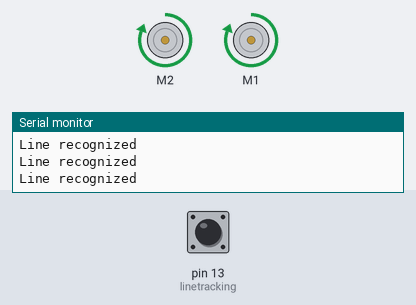
Bench run of a sketch on a simulated Arduino Uno, built with avr-gcc and run on an emulated ATmega328P. Parts: 2 × DC motor (green arrow = forward, orange = backward, longer = faster), the last lines printed to the serial monitor. The inputs (shaded band) are chosen by the test bench; at power-on: pin 13 (linetracking) HIGH.

Above: at 6.2 s.
6.3 s: pin 13 (linetracking) driven LOW
At 8.3 s:
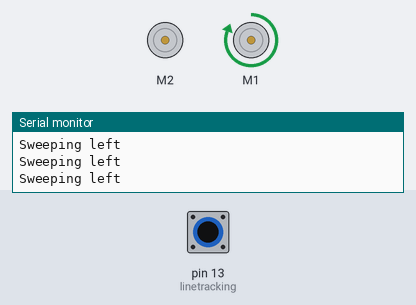
8.8 s: pin 13 (linetracking) driven HIGH
At 9.4 s:
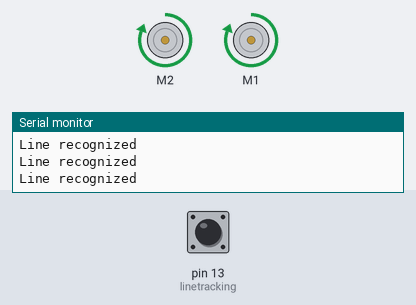
11.8 s: pin 13 (linetracking) pulsed LOW 2 times (0.12 s each, 0.3 s apart)
At 12.17 s:
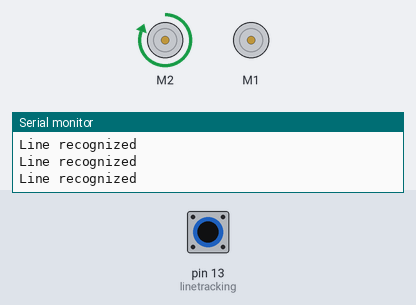
15.4 s: pin 13 (linetracking) pulsed LOW 5 times (0.12 s each, 0.3 s apart)
At 17.3 s:
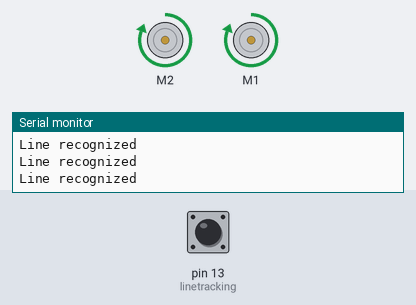
Timing chart, 0 to 18.8 s (numbered marks = the images above; inputs shaded):
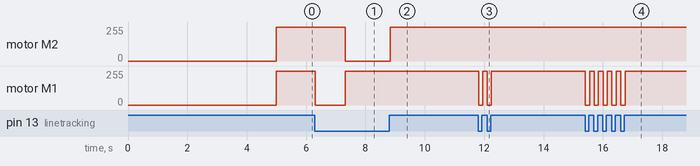

Measured:
- after the input at 6.3 s, motor M2: forward 255/255 → stopped after 1.0 s; motor M1: forward 255/255 → stopped at once, → forward 255/255 1.0 s later
- after the input at 8.8 s, motor M2: stopped → forward 255/255 after 0.03 s instead of 0.53 s; motor M1: stays forward 255/255 (without the input it goes to stopped after 0.53 s)
- after the input at 11.8 s, motor M1: alternates forward 255/255 for 0.16 s and stopped for 0.13 s, 4 changes in all, then stays forward 255/255, starting at once
- after the input at 15.4 s, motor M1: alternates forward 255/255 for 0.16 s and stopped for 0.14 s, 10 changes in all, then stays forward 255/255, starting at once

The sketch:

Track_Finding.ino
```cpp
#include <AFMotor.h>
int linetracking = 13; // Declaration of the sensor input pin
int value; // Temporary variable


// timing and state
unsigned long counter    = 0;    // ms spent in current sweep phase
unsigned long lastMillis = 0;    // last loop time
int sub_state            = 0;    // 0 = sweep right, 1 = sweep left
const unsigned long X    = 1000;  // base time in ms
int speed = 255;
int sweepFactor = 1;
int MAX_SWEEP_FACTOR = 5;

AF_DCMotor motorl = AF_DCMotor(1, MOTOR12_64KHZ);
AF_DCMotor motorr = AF_DCMotor(2, MOTOR12_64KHZ);

void startMotorl() {
  motorl.run(FORWARD);
}
void startMotorr(){
    motorr.run(FORWARD);
}

void startMotors(){
  motorr.run(FORWARD);
  motorl.run(FORWARD);
}

void stopMotorl() {
  motorl.run(RELEASE);
}
void stopMotorr(){
    motorr.run(RELEASE);
}

void stopMotors(){
  motorr.run(RELEASE);
  motorl.run(RELEASE);
}


void setup () {
  delay(5000);
  pinMode(linetracking, INPUT); // Initialization sensor pin
  digitalWrite(linetracking, HIGH); // Activation of internal pull-up resistor
  Serial.begin(9600); // Initialization of the serial monitor
  Serial.println("KY-033 Linetracking");
  motorr.setSpeed(speed);
  motorl.setSpeed(speed);

  lastMillis = millis();

}

void loop () {

  // --- timing ---
  unsigned long now = millis();
  unsigned long dt  = now - lastMillis;
  lastMillis = now;
  counter += dt;

  value = digitalRead(linetracking);
  bool lineDetected = (value == HIGH);

  if (lineDetected) {
    Serial.println("Line recognized");
    startMotors();
    sub_state = 0;
    sweepFactor = 1;
    counter = 0;
    return;
  }

  if (sub_state == 0) {
    stopMotorl();
    startMotorr();
    // Sweep right
    Serial.println("sweepingright");
    if (counter > X * sweepFactor) {
        sub_state = 1;
        counter = 0;
    }
  }
  else if (sub_state == 1) {
    stopMotorr();
    startMotorl();
    Serial.println("Sweeping left");
    if (counter >   X * (sweepFactor+1)) {
        sub_state = 0;
        counter = 0;
      if (sweepFactor < MAX_SWEEP_FACTOR){
        sweepFactor = sweepFactor + 2;
      }
    }

  }

}
```
